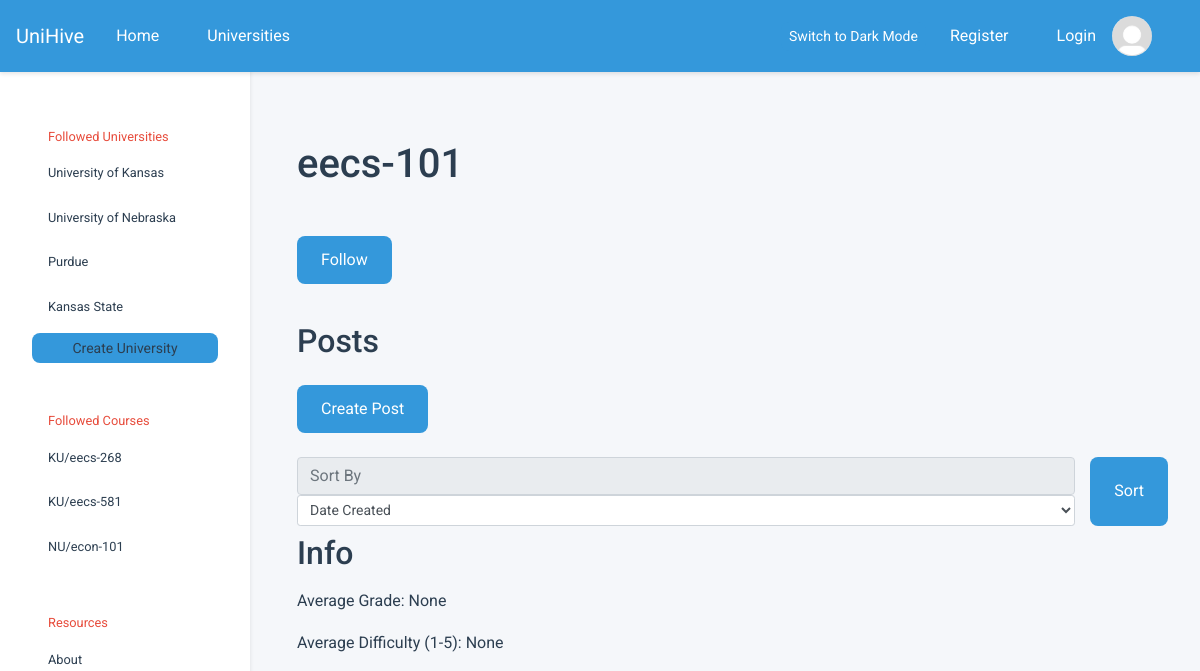
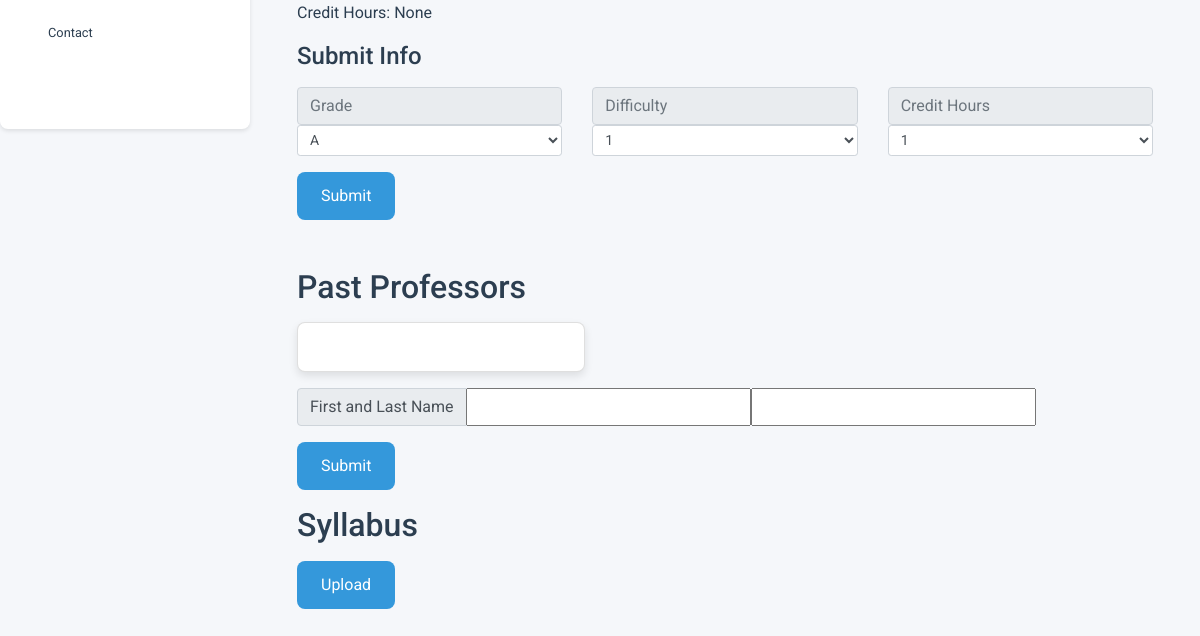
Page /u/KU/eecs-101 on the earlier database version (2 pictures, top to bottom).
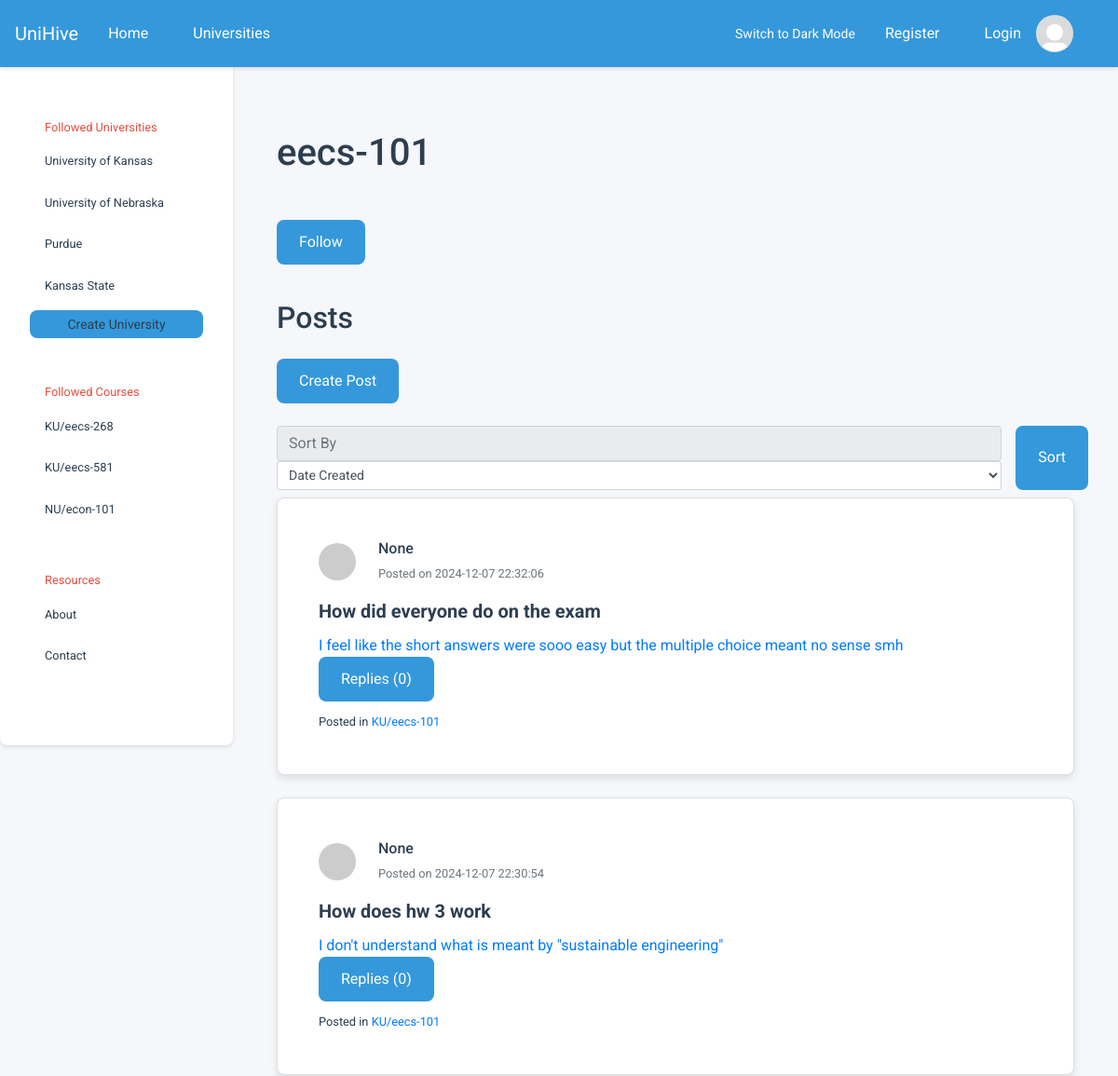
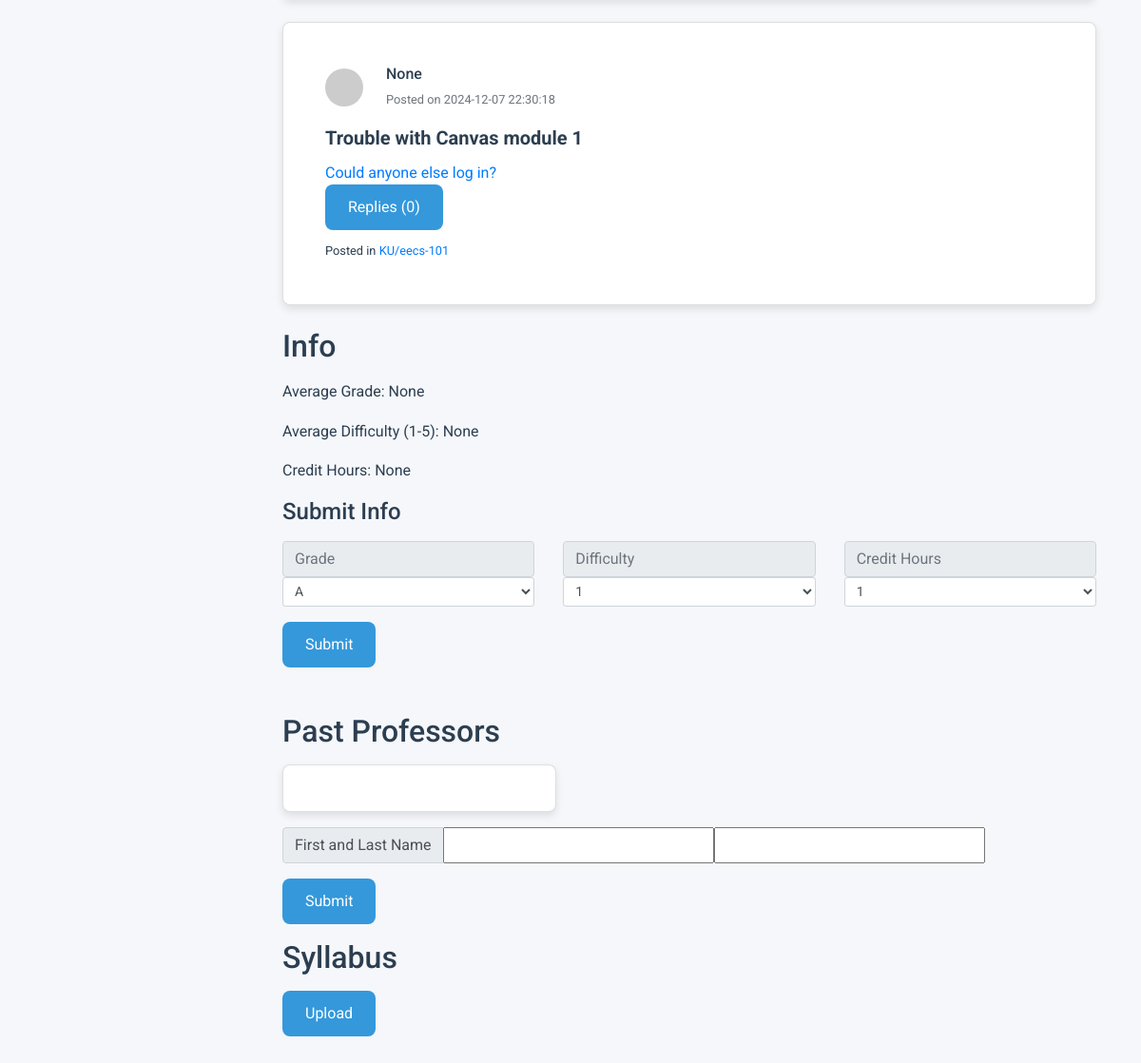
Same page on the later database version (2 pictures, top to bottom).
### tables this page shows
CREATE TABLE universities (
            id          INTEGER PRIMARY KEY,
            created     TIMESTAMP DEFAULT CURRENT_TIMESTAMP NOT NULL,
            name        VARCHAR UNIQUE NOT NULL,
            acronym     VARCHAR UNIQUE,
            description VARCHAR,
            logo        VARCHAR
        );

CREATE TABLE courses (
            id            INTEGER PRIMARY KEY AUTOINCREMENT,
            created       TIMESTAMP DEFAULT CURRENT_TIMESTAMP NOT NULL,
            name          VARCHAR NOT NULL,
            description   VARCHAR,
            course_number VARCHAR,
            department    INTEGER,
            hours         INTEGER,
            university    INTEGER NOT NULL,
            popularity_score INTEGER DEFAULT 0 
        );

CREATE TABLE posts (
            id          INTEGER PRIMARY KEY,
            created     TIMESTAMP DEFAULT CURRENT_TIMESTAMP NOT NULL,
            title       VARCHAR NOT NULL,
            content     VARCHAR NOT NULL,
            author      INTEGER NOT NULL,
            author_id   INTEGER NOT NULL, 
            course      INTEGER NOT NULL,
            likes       INTEGER DEFAULT 0,
            dislikes    INTEGER DEFAULT 0,
            reply_count INTEGER DEFAULT 0,
            is_reply    BOOL DEFAULT FALSE,
            parent      INTEGER DEFAULT NULL
        );

### main.py (the view, shortened to what this page needs)
@app.route("/u")
@app.route("/u/<university_acro>/<course>", methods=['GET', 'POST'])
def course(university_acro=None, course=None):
    stored_university, stored_course = get_uni_and_course_from_route(university_acro, course)
    if stored_university is None or stored_course is None:
        return render_template('404.html'), 404
    return render_template('course.html', course = stored_course)  # render course html

### course.py (called while the page is built, shortened)
    @property
    def posts(self):
        from post import Post
        query_str = f"""
                SELECT id, created, title, content, author, course FROM posts
                WHERE course = ? AND parent IS NULL
                ORDER BY {self.sort_post_type} DESC;
            """
        return [Post(*params) for params in query(
            query_str,
            (self.id,)
        )]

    @property
    def average_difficulty(self):
        difficulties = query(
            """
                SELECT difficulty FROM course_ratings
                WHERE course = ? AND difficulty IS NOT NULL;
            """,
            (self.id,)
        )
        if not len(difficulties):
            return None
        return sum(i[0] for i in difficulties) / len(difficulties)

    @property
    def average_grade(self):
        grades = query(
            """
                SELECT grade FROM course_ratings
                WHERE course = ? AND grade IS NOT NULL;
            """,
            (self.id,)
        )
        if not len(grades):
            return None
        mean = sum(i[0] for i in grades) / len(grades)
        return Grade(round(mean))

    @property
    def credit_hours(self):
        hours = query(
            """
                SELECT hours FROM course_ratings
                WHERE course = ? AND hours IS NOT NULL;
            """,
            (self.id,)
        )
        if not len(hours):
            return None

    @property
    def instructors(self) -> list[str]:
        instructors = query(
            """
                SELECT instructor FROM course_ratings
                WHERE course = ? AND instructor IS NOT NULL;
            """,
            (self.id,)
        )
        if not len(instructors):
            return []
        return [i[0] for i in instructors]

    @property
    def syllabus_names(self):
        syllabus_file_names = query(
            """
                SELECT filename FROM syllabus
                WHERE coursename = ?;
            """
            ,(self.name_combined,))
        return [name[0] for name in syllabus_file_names]

    @staticmethod
    def get_course_by_id(id: int):
        params = query(
            f"SELECT {COURSE_PARAMS} FROM courses WHERE id = ?",
            (id,),
            count = 1
        )
        if not params: return None # Course not found
        return Course(*params)     # Construct course object

### templates/course.html (shortened to what this page needs)
{% extends 'base.html' %}
{% block content_title %}{{course.name_combined}}{% endblock %}
{% block content_subtitle %}
<form action="{{course.combined_name}}" method="post">
<button type="submit" class="btn btn-info" name="follow-btn" value="follow">Follow</button>
</form><br>
Posts
{% endblock %}
{% block content_main %}
    <button type="button" class="btn btn-primary mb-4" data-bs-toggle="modal" data-bs-target="#exampleModal">Create Post</button>
<form method="POST">
  <div class="row w-10 mb-2">
    <div class="col">
      <input
        class="form-control w-20"
        type="text"
        placeholder="Sort By"
        readonly
      />
      <select
        class="form-control form-control-sm"
        id="sort-type"
        name="sort-type"
        for="sort-type"
      >
        <option>Date Created</option>
      </select>
    </div>
    <button type="submit" class="btn btn-primary">Sort</button>
  </div>
</form>
        {% for post in course.posts %}
        <a class="big-link" href="{{url_for('post', university_acro=course.university.acronym, course_name=course.name_combined, post_identifier=post.id)}}">
          <div class="card mb-4">
            <div class="card-body">
              <div class="d-flex align-items-center mb-3">
                  <img src="https://via.placeholder.com/40" class="rounded-circle mr-2" alt="User">
                  <div class="px-3">
                      <h6 class="mb-1">{{post.author}}</h6>
                      <small class="text-muted">Posted on {{post.created}}</small>
                  </div>
              </div>
              <h5 class="card-title">{{post.title}}</h5>
              <p class="card-text">{{post.content}}</p>
              <a href="#" class="btn btn-primary">Replies ({{post.replies | length}})</a>
              <div class="mt-2">
                  <small>Posted in <a href="{{url_for('course', university_acro=course.university.acronym, course=course.name_combined)}}" class="text-primary">{{course.university.acronym}}/{{course.name_combined}}</a></small>
              </div>
            </div>
          </div>
        </a>
        {% endfor %}
    <h2>Info</h2>
    <p>Average Grade: {{course.average_grade}}</p>
    <p>Average Difficulty (1-5): {{course.average_difficulty}}</p>
    <p>Credit Hours: {{course.credit_hours}}</p>
    <h4>Submit Info<h4>
    <form action="{{course.combined_name}}" method="post">
    <div class="row">
      <div class="col">
        <input class="form-control w-100" type="text" placeholder="Grade" readonly>
        <select class="form-control form-control-sm" id="grade" name="grade" for="grade">
          <option>A</option>
        </select>
      </div>
      <div class="col">
        <input class="form-control w-100" type="text" placeholder="Difficulty" readonly>
        <select class="form-control form-control-sm" id="name" name="difficulty" for="difficulty">
          <option>1</option>
        </select>
      </div>
      <div class="col">
        <input class="form-control w-100" type="text" placeholder="Credit Hours" readonly>
        <select class="form-control form-control-sm" id="credit-hours" name="credit-hours" for="credit-hours">
          <option>1</option>
        </select>
      </div>
    </div>
    <button type="submit" class="btn btn-primary mt-3">Submit</button>
    <form>
    <h2 class="mt-5">Past Professors</h2>
    <div class="card mb-3" style="width: 18rem; font-size: 14px">
    </div>
    <form action="{{course.name_combined}}" method="post">
        <div class="input-group">
          <div class="input-group-prepend">
            <span class="input-group-text" id="">First and Last Name</span>
          </div>
          <input type="text" class="first-name" name="first-name">
          <input type="text" class="last-name" name="last-name">
        </div>
        <button type="submit" class="btn btn-primary mt-3">Submit</button>
    </form>
    <h2 class="mt-3">Syllabus</h2>
    <button type="button" class="btn btn-primary mb-4" data-bs-toggle="modal" data-bs-target="#syllabusModal">Upload</button>
        </form>
        </div>
      </div>
    <br>
{% endblock %}

### templates/base.html (shortened to what this page needs)
<!doctype html>
<html lang="en">
  <head>
    <link
      rel="stylesheet"
      href="https://cdn.jsdelivr.net/npm/bootstrap@4.0.0/dist/css/bootstrap.min.css"
    />
    <link rel="stylesheet" href="{{url_for('static', filename='main.css')}}" />
  </head>
  <body>
    <nav class="navbar navbar-expand-lg navbar-custom fixed-top">
      <div class="container-fluid">
        <div class="d-flex align-items-center">
          <a class="navbar-brand" href="/">UniHive</a>
          <div class="collapse navbar-collapse" id="navbarNavDropdown">
            <ul class="navbar-nav">
              <li class="nav-item">
                <a class="nav-link" href="{{ url_for('home') }}">Home</a>
              </li>
              <li class="nav-item">
                <a class="nav-link" href="#">Universities</a>
              </li>
            </ul>
          </div>
        </div>
        <div class="d-flex align-items-center">
          <button id="theme-toggle" class="btn btn-outline-light btn-sm me-2">
          </button>
          {% if SESSION.current_user_id %}
          <span class="text-light mr-3"
            >Logged in, {{ USERS[SESSION.current_user_id].username }}</span
          >
          <a
            href="{{ url_for('profile') }}"
            class="btn btn-outline-light btn-sm me-2"
            >Profile</a
          >
          <a
            href="{{ url_for('logout') }}"
            class="btn btn-outline-light btn-sm me-2"
            >Logout</a
          >
          <img
            src="{{ url_for('static', filename='profile_pic.jpg') }}"
            class="rounded-circle profile-img"
            alt="Profile"
          />
          {% else %}
          <a class="nav-link" href="{{ url_for('register') }}">Register</a>
          <a
            class="nav-link d-flex align-items-center gap-2"
            href="{{ url_for('login') }}"
          >
            <span>Login</span>
            <img
              src="{{ url_for('static', filename='profile_pic.jpg') }}"
              class="rounded-circle profile-img"
              alt="Default Profile"
            />
          </a>
          {% endif %}
        </div>
      </div>
    </nav>
    <div class="sidebar">
      <div class="sidebar-header">Followed Universities</div>
      {% for followed_university in
      USERS[SESSION.current_user_id].followed_universities %}
      <a
        href="{{url_for('university', university_acro=followed_university.acronym)}}"
        >{{followed_university.name}}</a
      >
      {% endfor %} {% block sidebar_content %} {% endblock %}
      <a
        href="{{url_for('create_university')}}"
        class="btn navbar-toggler btn-sm text-center"
        role="button"
        aria-disabled="true"
        >Create University</a
      >
      <div class="sidebar-header">Followed Courses</div>
      {% for followed_course in USERS[SESSION.current_user_id].followed_courses
      %}
      <a
        href="{{url_for('course', university_acro=followed_course.university.acronym, course=followed_course.name_combined)}}"
        >{{followed_course.university.acronym}}/{{followed_course.name_combined}}</a
      >
      {% endfor %}
      <div class="sidebar-header">Resources</div>
      <a href="#">About</a>
      <a href="#">Contact</a>
    </div>
    <div class="content">
      <div class="container">
        <h1 class="my-5 text-left">{% block content_title %}{% endblock %}</h1>
        <h2 class="my-4 text-left">
          {% block content_subtitle %}{% endblock %}
        </h2>
        {% block content_main %} {% endblock %}
  </body>
</html>

### static/main.css (style rules this page uses)
:root { --background-color: #f5f7fa; --text-color: #2c3e50; --primary-color: #3498db; --secondary-color: #95a5a6; --accent-color: #e74c3c; --card-bg-color: #ffffff; --card-shadow: rgba(0, 0, 0, 0.1); --link-hover-bg: #ecf0f1; --border-radius: 8px; --transition-speed: 0.3s; }
* { margin: 0; padding: 0; box-sizing: border-box; font-family: "Roboto", sans-serif; }
body { background-color: var(--background-color); color: var(--text-color); line-height: 1.6; transition: background-color var(--transition-speed), color var(--transition-speed); }
.navbar { background-color: var(--primary-color); color: #fff; padding: 1rem 2rem; box-shadow: 0 4px 6px var(--card-shadow); position: fixed; top: 0; left: 0; right: 0; z-index: 1030; }
.navbar a { color: #fff; text-decoration: none; margin-right: 1rem; transition: color var(--transition-speed); }
.sidebar { position: fixed; top: 55px; left: 0; width: 250px; height: calc(100vh - 55px); background-color: var(--card-bg-color); color: var(--text-color); padding: 2rem; display: flex; flex-direction: column; font-size: 0.8rem; border-radius: var(--border-radius); box-shadow: 0 2px 4px var(--card-shadow); }
.sidebar a { display: block; padding: 0.5rem 1rem; margin-bottom: 0.5rem; color: var(--text-color); text-decoration: none; border-radius: var(--border-radius); transition: background-color var(--transition-speed), color var(--transition-speed); }
.sidebar-header { margin-top: 2rem; color: var(--accent-color); padding: 0.5rem 1rem; }
.content { margin-left: 250px; margin-top: 60px; padding: 2rem; }
.card { background-color: var(--card-bg-color); border-radius: var(--border-radius); box-shadow: 0 4px 8px var(--card-shadow); padding: 1.5rem; margin-bottom: 1.5rem; transition: transform var(--transition-speed), box-shadow var(--transition-speed); }
.card-title { font-weight: bold; }
.btn { display: inline-block; background-color: var(--primary-color); color: #fff; padding: 0.75rem 1.5rem; border: none; border-radius: var(--border-radius); cursor: pointer; transition: background-color var(--transition-speed), transform var(--transition-speed); }
h1, h2, h3, h4, h5, h6 { color: var(--text-color); margin-bottom: 1rem; }
p { margin-bottom: 1rem; }

### templates/base.html (style rules this page uses)
.navbar { padding: 0.5rem 1rem; box-shadow: 0 2px 4px rgba(0, 0, 0, 0.1); }
.navbar .container-fluid { padding: 0; }
.nav-link { padding: 0.5rem 1rem !important; }
.profile-img { margin-left: 1em; width: 40px; height: 40px; object-fit: cover; }
.me-2 { margin-right: 0.5rem !important; }
.btn-sm { padding: 0.25rem 0.5rem; font-size: 0.875rem; }

Differences in the rows shown:
added posts: author "None", created "2024-12-07 22:32:06", title "How did everyone do on the exam", content "I feel like the short answers were sooo easy but the multiple choice meant no sense smh", replies|length "0", {{ course.university.acronym }} "KU", name_combined "eecs-101"
added posts: author "None", created "2024-12-07 22:30:54", title "How does hw 3 work", content "I don't understand what is meant by \"sustainable engineering\"", replies|length "0", {{ course.university.acronym }} "KU", name_combined "eecs-101"
added posts: author "None", created "2024-12-07 22:30:18", title "Trouble with Canvas module 1", content "Could anyone else log in?", replies|length "0", {{ course.university.acronym }} "KU", name_combined "eecs-101"
